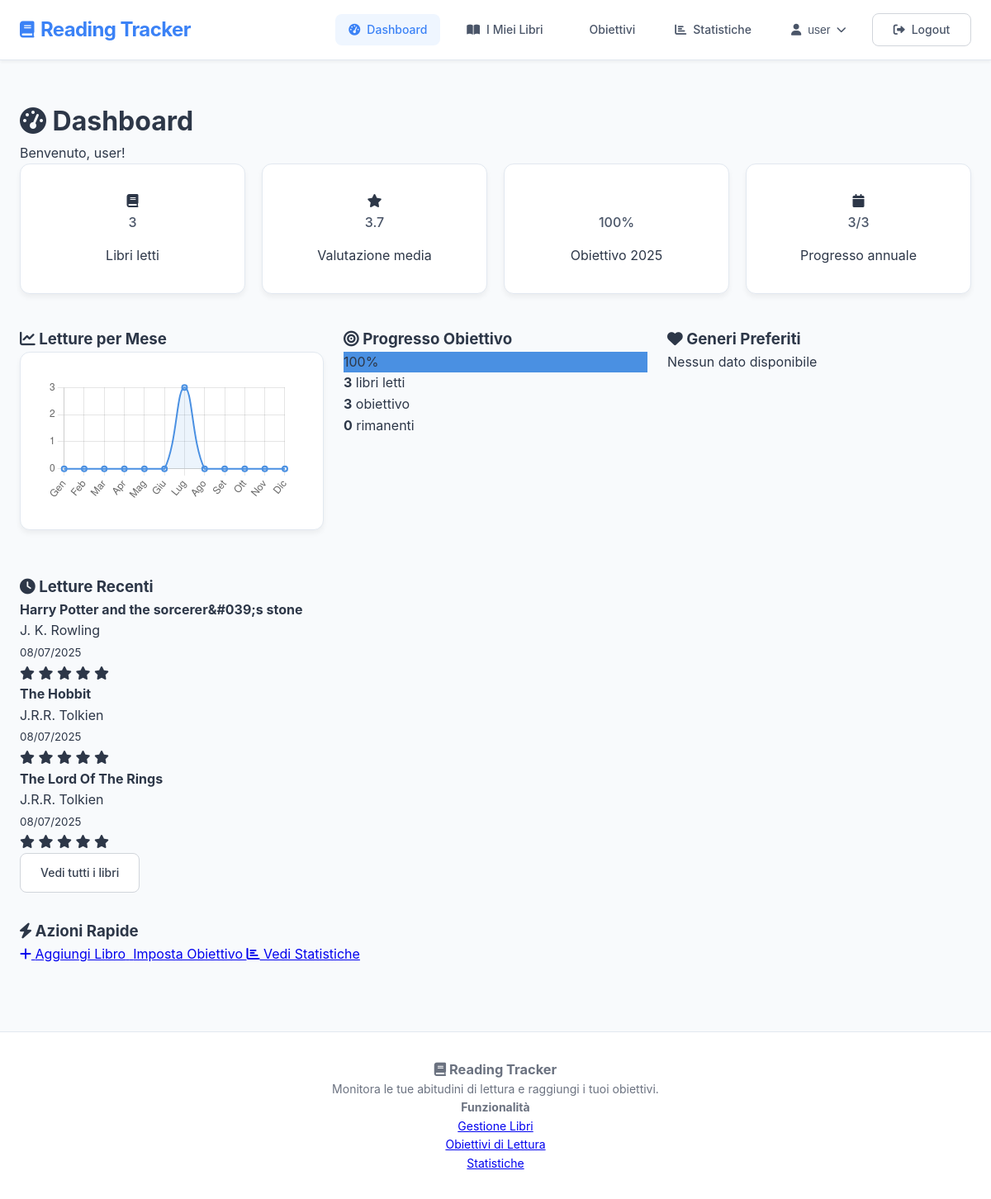
/dashboard.php (signed in), run on the app's committed database.
### tables this page shows
CREATE TABLE `progresso` (
  `id` int(11) NOT NULL,
  `utente_id` int(11) NOT NULL,
  `anno` int(11) NOT NULL,
  `obiettivo_libri` int(11) DEFAULT 0,
  `libri_letti` int(11) DEFAULT 0
);

CREATE TABLE `statistiche` (
  `id` int(11) NOT NULL,
  `utente_id` int(11) NOT NULL,
  `libro_id` int(11) NOT NULL,
  `data_lettura` date NOT NULL,
  `valutazione` int(11) DEFAULT NULL CHECK (`valutazione` >= 1 and `valutazione` <= 5),
  `note` text DEFAULT NULL
);

CREATE TABLE `libro` (
  `id` int(11) NOT NULL,
  `isbn` varchar(13) DEFAULT NULL,
  `titolo` varchar(255) NOT NULL,
  `autore` varchar(255) DEFAULT NULL,
  `genere` varchar(100) DEFAULT NULL,
  `anno_pubblicazione` int(11) DEFAULT NULL,
  `editore` varchar(255) DEFAULT NULL,
  `pagine` int(11) DEFAULT NULL
);

### config/session.php (called while the page is built, shortened)
<?php
function getCurrentUsername() {
    return $_SESSION['username'] ?? null;
}
?>

### includes/functions.php (called while the page is built, shortened)
<?php
function getUserStatistics($userId) {
    try {
        $pdo = getConnection();
        $stmt = $pdo->prepare("
            SELECT YEAR(data_lettura) as anno, COUNT(*) as libri_letti
            FROM Statistiche
            WHERE utente_id = ?
            GROUP BY YEAR(data_lettura)
            ORDER BY anno DESC
        ");
        $stmt->execute([$userId]);
        $booksPerYear = $stmt->fetchAll();
        $stmt = $pdo->prepare("
            SELECT l.genere, COUNT(*) as count
            FROM Libro l
            JOIN Statistiche s ON l.id = s.libro_id
            WHERE s.utente_id = ?
            GROUP BY l.genere
            ORDER BY count DESC
        ");
        $stmt->execute([$userId]);
        $genreStats = $stmt->fetchAll();
        $stmt = $pdo->prepare("
            SELECT AVG(valutazione) as media_valutazione
            FROM Statistiche
            WHERE utente_id = ? AND valutazione IS NOT NULL
        ");
        $stmt->execute([$userId]);
        $avgRating = $stmt->fetchColumn();
        $stmt = $pdo->prepare("SELECT COUNT(*) FROM Statistiche WHERE utente_id = ?");
        $stmt->execute([$userId]);
        $totalBooks = $stmt->fetchColumn();
        return [
            'books_per_year' => $booksPerYear,
            'genre_stats' => $genreStats,
            'avg_rating' => round($avgRating, 1),
            'total_books' => $totalBooks
        ];
    } catch (Exception $e) {
        return [
            'books_per_year' => [],
            'genre_stats' => [],
            'avg_rating' => 0,
            'total_books' => 0
        ];
    }
}
function getUserProgress($userId, $year = null) {
    try {
        $pdo = getConnection();
        if ($year === null) {
            $year = date('Y');
        }
        $stmt = $pdo->prepare("
            SELECT obiettivo_libri, libri_letti
            FROM Progresso
            WHERE utente_id = ? AND anno = ?
        ");
        $stmt->execute([$userId, $year]);
        $progress = $stmt->fetch();
        $percentage = $progress['obiettivo_libri'] > 0 ?
            round(($progress['libri_letti'] / $progress['obiettivo_libri']) * 100, 1) : 0;
        return [
            'obiettivo' => $progress['obiettivo_libri'],
            'letti' => $progress['libri_letti'],
            'percentuale' => $percentage
        ];
    } catch (Exception $e) {
        return ['obiettivo' => 0, 'letti' => 0, 'percentuale' => 0];
    }
}
function formatDate($date) {
    return date('d/m/Y', strtotime($date));
}
function getRecentBooks($userId, $limit = 5) {
    try {
        $pdo = getConnection();
        $stmt = $pdo->prepare("
            SELECT l.*, s.data_lettura, s.valutazione
            FROM Libro l
            JOIN Statistiche s ON l.id = s.libro_id
            WHERE s.utente_id = ?
            ORDER BY s.data_lettura DESC
            LIMIT ?
        ");
        $stmt->execute([$userId, $limit]);
        return $stmt->fetchAll();
    } catch (Exception $e) {
        return [];
    }
}
?>

### dashboard.php (the view, shortened to what this page needs)
<?php
require_once 'config/session.php';
require_once 'includes/functions.php';
$userId = getCurrentUserId();
$userStats = getUserStatistics($userId);
$progress = getUserProgress($userId);
$recentBooks = getRecentBooks($userId, 5);
$topGenres = getTopGenres($userId, 3);
$monthlyData = [];
$currentYear = date('Y');
for ($i = 1; $i <= 12; $i++) {
    $month = str_pad($i, 2, '0', STR_PAD_LEFT);
    $pdo = getConnection();
    $stmt = $pdo->prepare("
        SELECT COUNT(*) as count
        FROM Statistiche
        WHERE utente_id = ?
        AND DATE_FORMAT(data_lettura, '%Y-%m') = ?
    ");
    $stmt->execute([$userId, "$currentYear-$month"]);
    $monthlyData[] = $stmt->fetchColumn();
}
?>
<?php include 'includes/header.php'; ?>
<div class="dashboard-container">
    <div class="dashboard-header">
        <h1><i class="fas fa-tachometer-alt"></i> Dashboard</h1>
        <p>Benvenuto, <?php echo htmlspecialchars(getCurrentUsername()); ?>!</p>
    </div>
    <div class="stats-grid">
        <div class="stat-card">
            <div class="stat-icon">
                <i class="fas fa-book"></i>
            </div>
            <div class="stat-info">
                <h3><?php echo $userStats['total_books']; ?></h3>
                <p>Libri letti</p>
            </div>
        </div>
        <div class="stat-card">
            <div class="stat-icon">
                <i class="fas fa-star"></i>
            </div>
            <div class="stat-info">
                <h3><?php echo $userStats['avg_rating']; ?></h3>
                <p>Valutazione media</p>
            </div>
        </div>
        <div class="stat-card">
            <div class="stat-icon">
            </div>
            <div class="stat-info">
                <h3><?php echo $progress['percentuale']; ?>%</h3>
                <p>Obiettivo <?php echo date('Y'); ?></p>
            </div>
        </div>
        <div class="stat-card">
            <div class="stat-icon">
                <i class="fas fa-calendar"></i>
            </div>
            <div class="stat-info">
                <h3><?php echo $progress['letti']; ?>/<?php echo $progress['obiettivo']; ?></h3>
                <p>Progresso annuale</p>
            </div>
        </div>
    </div>
    <div class="dashboard-grid">
        <div class="dashboard-card">
            <h3><i class="fas fa-chart-line"></i> Letture per Mese</h3>
            <div class="chart-container">
                <canvas id="monthlyChart"></canvas>
            </div>
        </div>
        <div class="dashboard-card">
            <h3><i class="fas fa-bullseye"></i> Progresso Obiettivo</h3>
            <div class="progress-container">
                <div class="progress-circle">
                    <div class="progress-value"><?php echo $progress['percentuale']; ?>%</div>
                </div>
                <div class="progress-info">
                    <p><strong><?php echo $progress['letti']; ?></strong> libri letti</p>
                    <p><strong><?php echo $progress['obiettivo']; ?></strong> obiettivo</p>
                    <p><strong><?php echo max(0, $progress['obiettivo'] - $progress['letti']); ?></strong> rimanenti</p>
                </div>
            </div>
        </div>
        <div class="dashboard-card">
            <h3><i class="fas fa-heart"></i> Generi Preferiti</h3>
            <div class="genres-list">
                <?php if (empty($topGenres)): ?>
                    <p class="no-data">Nessun dato disponibile</p>
                <?php endif; ?>
            </div>
        </div>
        <div class="dashboard-card">
            <h3><i class="fas fa-clock"></i> Letture Recenti</h3>
            <div class="recent-books">
                <?php if (empty($recentBooks)): ?>
                    <p class="no-data">Nessun libro letto di recente</p>
                    <a href="books.php" class="btn btn-primary">Aggiungi il primo libro</a>
                <?php else: ?>
                    <?php foreach ($recentBooks as $book): ?>
                        <div class="book-item">
                            <div class="book-info">
                                <h4><?php echo htmlspecialchars($book['titolo']); ?></h4>
                                <p><?php echo htmlspecialchars($book['autore']); ?></p>
                                <small><?php echo formatDate($book['data_lettura']); ?></small>
                            </div>
                            <div class="book-rating">
                                <?php if ($book['valutazione']): ?>
                                    <div class="stars">
                                        <?php for ($i = 1; $i <= 5; $i++): ?>
                                            <i class="fas fa-star <?php echo $i <= $book['valutazione'] ? 'active' : ''; ?>"></i>
                                        <?php endfor; ?>
                                    </div>
                                <?php endif; ?>
                            </div>
                        </div>
                    <?php endforeach; ?>
                    <a href="books.php" class="btn btn-secondary">Vedi tutti i libri</a>
                <?php endif; ?>
            </div>
        </div>
    </div>
    <div class="quick-actions">
        <h3><i class="fas fa-bolt"></i> Azioni Rapide</h3>
        <div class="actions-grid">
            <a href="add_book.php" class="action-btn">
                <i class="fas fa-plus"></i>
                <span>Aggiungi Libro</span>
            </a>
            <a href="goals.php" class="action-btn">
                <span>Imposta Obiettivo</span>
            </a>
            <a href="statistics.php" class="action-btn">
                <i class="fas fa-chart-bar"></i>
                <span>Vedi Statistiche</span>
            </a>
        </div>
    </div>
</div>
<script>
// Grafico letture mensili
const ctx = document.getElementById('monthlyChart').getContext('2d');
const monthlyChart = new Chart(ctx, {
    type: 'line',
    data: {
        labels: ['Gen', 'Feb', 'Mar', 'Apr', 'Mag', 'Giu', 'Lug', 'Ago', 'Set', 'Ott', 'Nov', 'Dic'],
        datasets: [{
            label: 'Libri letti',
            data: <?php echo json_encode($monthlyData); ?>,
            borderColor: '#4A90E2',
            backgroundColor: 'rgba(74, 144, 226, 0.1)',
            borderWidth: 2,
            fill: true,
            tension: 0.4
        }]
    },
    options: {
        responsive: true,
        maintainAspectRatio: false,
        scales: {
            y: {
                beginAtZero: true,
                ticks: {
                    stepSize: 1
                }
            }
        },
        plugins: {
            legend: {
                display: false
            }
        }
    }
});
// Animazione cerchio progresso
document.addEventListener('DOMContentLoaded', function() {
    const progressCircle = document.querySelector('.progress-circle');
    const percentage = <?php echo $progress['percentuale']; ?>;
    progressCircle.style.background = `conic-gradient(#4A90E2 ${percentage * 3.6}deg, #e0e0e0 0deg)`;
});
</script>
<?php include 'includes/footer.php'; ?>

### data on the page
progresso: obiettivo_libri+libri_letti "100", obiettivo_libri "3", max(0, $progress['obiettivo'] - $progress['letti']) "0"
statistiche: libro.titolo "Harry Potter and the sorcerer&#039;s stone", libro.autore "J. K. Rowling", data_lettura "08/07/2025"
statistiche: libro.titolo "The Hobbit", libro.autore "J.R.R. Tolkien", data_lettura "08/07/2025"
statistiche: libro.titolo "The Lord Of The Rings", libro.autore "J.R.R. Tolkien", data_lettura "08/07/2025"

### other printed values
getCurrentUsername() "user"
$userStats['total_books'] "3"
$userStats['avg_rating'] "3.7"
chart data {{ json_encode($monthlyData) }} [0,0,0,0,0,0,3,0,0,0,0,0]
